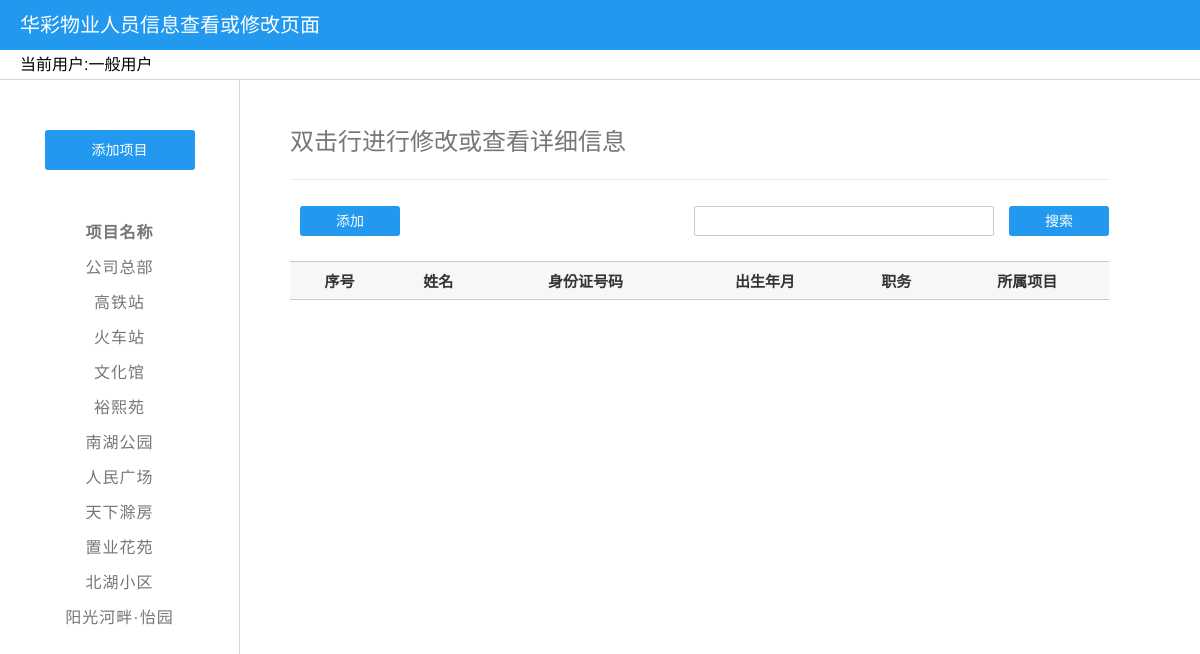
The app's page /userinfo/ with its own data.
### web/models.py (models this page shows)
class group(models.Model):
    group_name = models.CharField(max_length=256)                                   #组名
    note = models.TextField()                                                       # 备注

### web/views.py (the view)
# urls.py: url(r'userinfo/$', web.views.userinfo,name='userinfo'),
def userinfo(request):
    group_list = group.objects.all()
    position_list = position.objects.all()
    return render_to_response('userInfo.html',{'group_list':group_list,'position_list':position_list})

### templates/userInfo.html (shortened to what this page needs)
<!DOCTYPE html>
<html lang="en">
<head>
     {% load staticfiles %}
    <link rel="stylesheet" href="{% static "css/userinfo.css" %}" type="text/css">
    <link rel="stylesheet" href="{% static "fonts/iconfont.css" %}" type="text/css">
</head>
<body>
    <div class="header">
        <div class="header-top">
            华彩物业人员信息查看或修改页面
        </div>
        <div class="header-bottom">
            当前用户:<span id="now-user">一般用户</span>
        </div>
    </div>
    <div>
        <div class="sidebar">
            <input id="add-group"type="button" value="添加项目">
            <ul>
                <li><b>项目名称</b></li>
                {% for item in group_list %}
                    <li>{{ item.group_name }}</li>
                {% endfor %}
            </ul>
        </div>
        <div class="main">
            <div class="user-info-page">
                <div class="user-info-page-top">双击行进行修改或查看详细信息
                </div>
                <div class="search">
                    <input id='add_button' type="button" value="添加">
                    <div class="search-content">
                        <input type="text">
                        <input id="search_button" type="button" value="搜索">
                    </div>
                </div>
                <div class="user-info-page-content">
                    <table class="info-page-table">
                        <tr>
                            <th>序号</th>
                            <th>姓名</th>
                            <th>身份证号码</th>
                            <th>出生年月</th>
                            <th>职务</th>
                            <th>所属项目</th>
                        </tr>
                    </table>
                </div>
            </div>
        </div>
    </div>
</body>
</html>

### static/css/userinfo.css (style rules this page uses)
* { margin:0; padding:0; -webkit-text-stroke-width: 0px; -moz-text-stroke-width: 0px; -o-text-stroke-width: 0px; -ms-text-stroke-width: 0px; box-sizing: border-box; -webkit-box-sizing: border-box; -moz-box-sizing: border-box; -o-box-sizing: border-box; -ms-box-sizing:border-box; }
body { font-family: "Hiragino Sans GB","Microsoft Yahei",arial,\5b8b\4f53,"Helvetica Neue",Helvetica,STHeiTi,sans-serif; font-size: 12px; color: #000; }
input,select,textarea { vertical-align:middle; width: auto; outline: none; border:0; }
div, p, dl, dt, dd, ul, ol, li, h1,h2,h3,h4,h5,h6 { display: block; width: auto; height: auto; }
table { width: 100%; border-collapse: separate; border-spacing:0px; border: 0; }
.header { position: fixed; z-index: 1; height: 80px; width: 100%; font-family: "Helvetica", "Tahoma", "Microsoft Yahei", "微软雅黑", "Simsun", "宋体";; }
.header-top { width: 100%; height: 50px; background-color: #2299ee; color: #FFF; font-size: 20px; line-height: 50px; text-indent: 20px; }
.header-bottom { width: 100%; height: 30px; background-color: #fff; border-bottom: 1px solid #d7d8d9; color: #000; font-size: 16px; line-height: 30px; text-indent: 20px; }
.sidebar { position: fixed; z-index: 2; width:20%; height: 100%; margin-top:80px; border-right: 1px solid #d7d8d9; }
.sidebar input[type="button"] { display:block; width:150px; height: 40px; margin:0 auto; margin-top:50px; background-color: #2299ee; border-radius:3px; color: #FFFFFF; font-size: 14px; line-height: 25px; cursor:pointer; }
.sidebar ul { margin-top:35px; text-align: center; padding: 10px; letter-spacing:1px; }
.sidebar li { width:100%; height: 35px; color: #767676; font-size: 16px; line-height: 35px; cursor: pointer; }
.main { float: right; width:80%; margin-top:80px; padding: 50px 0px 0px 50px; }
.user-info-page { display:block; }
.user-info-page-top { clear: both; width: 90%; height: 50px; overflow: hidden; margin-bottom:20px; border-bottom: 1px solid #eeeeee; color: #767676; font-size: 24px; line-height: 24px; }
.search { width: 90%; height: 41px; margin-bottom: 20px; font-size: 18px; line-height:41px; }
.search input[type="text"] { margin-left:10px; width:300px; height: 30px; line-height: 30px; border:1px solid #c8cacc; border-radius: 2px; font-size: 14px; text-indent: 15px; color: #767676; }
.search input[type="button"] { width:100px; height: 30px; margin-left: 10px; border-radius:3px; background-color: #2299ee; color: #FFFFFF; font-size: 14px; line-height: 30px; cursor:pointer; }
.search-content { float: right; }
.user-info-page-content { width: 90%; font-size: 16px; }
table.info-page-table { border-width: 1px; border-color: #666666; border-collapse: collapse; color:#333333; font-size:15px; text-align: center; cursor: pointer; }
table.info-page-table tr { border-collapse: collapse; border-top:1px solid #c8cacc; border-bottom:1px solid #c8cacc; }
table.info-page-table th { padding: 8px; background-color: #f7f7f7; }

### records on screen
group: group_name "公司总部"
group: group_name "高铁站"
group: group_name "火车站"
group: group_name "文化馆"
group: group_name "裕熙苑"
group: group_name "南湖公园"
group: group_name "人民广场"
group: group_name "天下滁房"
group: group_name "置业花苑"
group: group_name "北湖小区"
group: group_name "阳光河畔·怡园"
